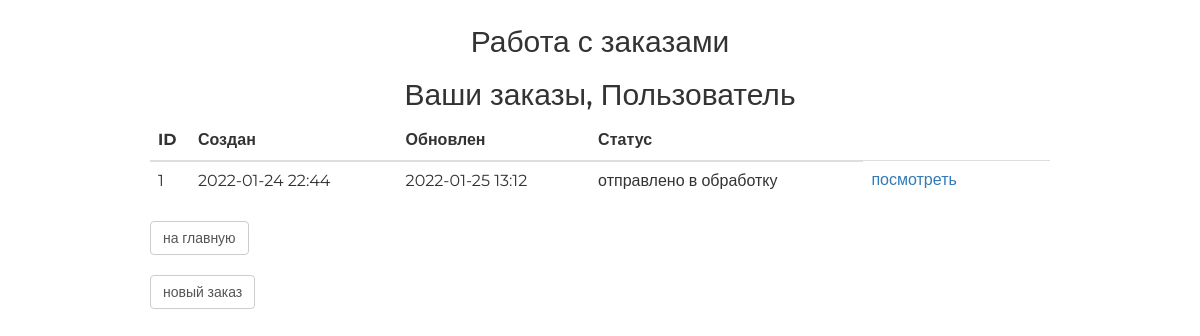
/orders/, run on an earlier commit of the app's database.
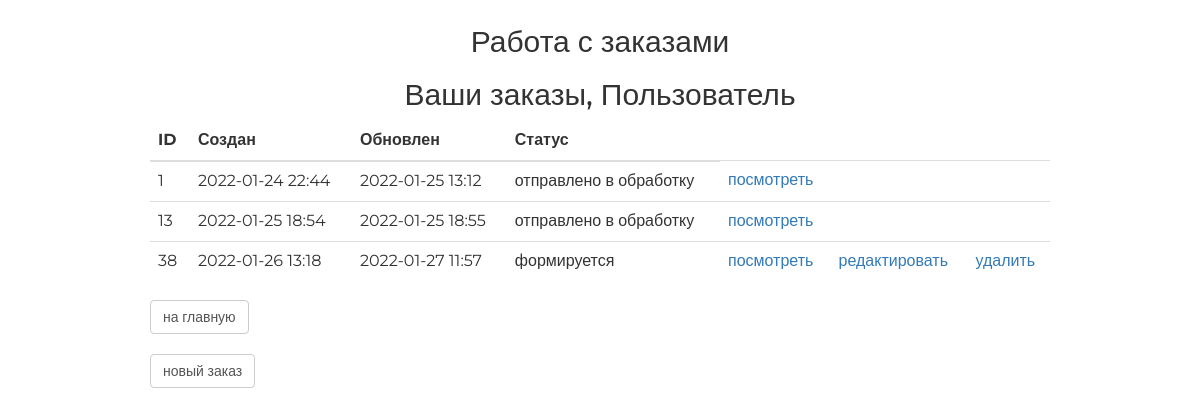
And on a later commit of the database.
### ordersapp/models.py (models this page shows, shortened)
class Order(models.Model):
    STATUS_FORMING = 'FM'
    STATUS_SENT_TO_PROCEED = 'STP'
    STATUS_PROCEEDED = 'PRD'
    STATUS_PAID = 'PD'
    STATUS_CANCELLED = 'CNL'
    STATUS_DONE = 'DN'
    STATUSES = (
        (STATUS_FORMING, 'формируется'),
        (STATUS_SENT_TO_PROCEED, 'отправлено в обработку'),
        (STATUS_PROCEEDED, 'обработано'),
        (STATUS_PAID, 'оплачено'),
        (STATUS_CANCELLED, 'отменено'),
        (STATUS_DONE, 'завершено')
    )
    user = models.ForeignKey(settings.AUTH_USER_MODEL, on_delete=models.CASCADE)
    status = models.CharField(choices=STATUSES, default=STATUS_FORMING, max_length=3)
    is_active = models.BooleanField(default=True)
    created_at = models.DateTimeField(auto_now_add=True)
    updated_at = models.DateTimeField(auto_now=True)
    class Meta:
        verbose_name = 'заказ'
        verbose_name_plural = 'заказы'

### ordersapp/views.py (the view)
# urls.py: path('', ordersapp.OrderListView.as_view(), name='list'),
class OrderListView(ListView):
    model = Order
    def get_queryset(self):
        return super().get_queryset().filter(is_active=True)

### mainapp/context_processors.py (called while the page is built)
def basket(request):
    print(f'context processor basket works')
    basket = []
    if request.user.is_authenticated:
        basket = Basket.objects.filter(user=request.user)
    basket = []
    if request.user.is_authenticated:
        basket = Basket.objects.filter(user=request.user)
    return {
        'basket': basket,
    }

### ordersapp/templates/ordersapp/order_list.html
{% extends 'ordersapp/base.html' %}
{% load static %}
{% block content %}
<div class="h2 text-center head">
       Ваши заказы,
       {% if user.first_name %}
           {{ user.first_name|title}}
       {% else %}
           Пользователь
       {% endif %}
   </div>
   <table class="table orders_list">
       <thead>
         <tr>
           <th>ID</th>
           <th>Создан</th>
           <th>Обновлен</th>
           <th>Статус</th>
         </tr>
       </thead>
       <tbody>
           {% for item in object_list %}
               {% if item.is_active %}
               <tr>
                   <td class="td1 orders_list">{{ item.pk }}</td>
                   <td>{{ item.created_at|date:"Y-m-d H:i" }}</td>
                   <td>{{ item.updated_at|date:"Y-m-d H:i" }}</td>
                   <td>{{ item.get_status_display }}</td>
                   <td>
                       <a href="{% url 'ordersapp:read' item.pk %}">
                           посмотреть
                       </a>
                   </td>
                   <td>
                       {% if item.status == 'FM' %}
                         <a href="{% url 'ordersapp:update' item.pk %}">
                           редактировать
                         </a>
                       {% endif %}
                   </td>
                   <td>
                       {% if item.status == 'FM' %}
                         <a href="{% url 'ordersapp:delete' item.pk %}">
                             удалить
                         </a>
                       {% endif %}
                   </td>
               </tr>
               {% endif %}
           {% endfor %}
       </tbody>
   </table>
   <button class="btn btn-default btn-round">
       <a href="{% url 'index' %}">на главную</a>
   </button>
    <br>
    <br>
   <button class="btn btn-default btn-round">
       <a href="{% url 'ordersapp:create' %}">новый заказ</a>
   </button>
{% endblock %}

What changed in the data, as far as the page shows it:
added Order: pk "13", created_at "2022-01-25 18:54", updated_at "2022-01-25 18:55", status "отправлено в обработку"
added Order: pk "38", created_at "2022-01-26 13:18", updated_at "2022-01-27 11:57", status "формируется", shows "редактировать", shows "удалить"
